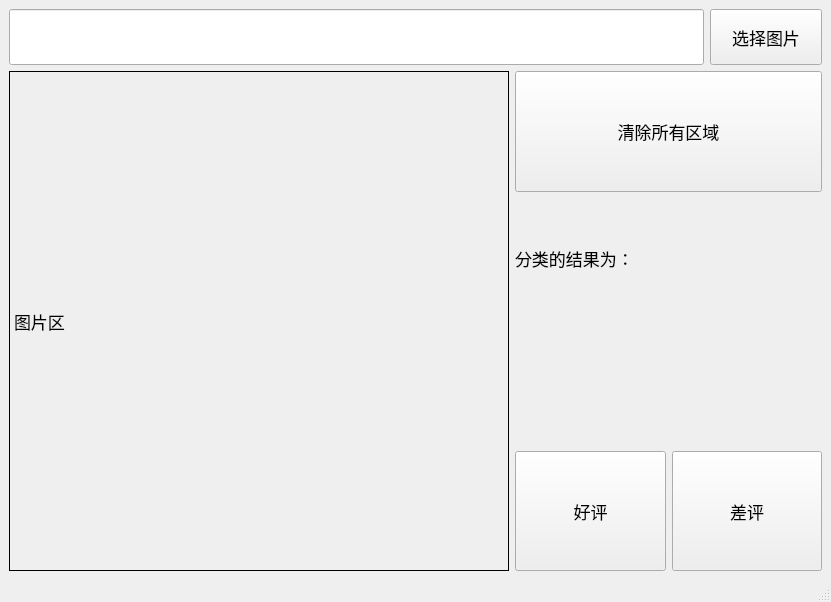
<?xml version="1.0" encoding="UTF-8"?>
<ui version="4.0">
 <class>MainWindow</class>
 <widget class="QMainWindow" name="MainWindow">
  <property name="geometry">
   <rect>
    <x>0</x>
    <y>0</y>
    <width>831</width>
    <height>602</height>
   </rect>
  </property>
  <property name="windowTitle">
   <string>遥感图像分类</string>
  </property>
  <widget class="QWidget" name="centralwidget">
   <layout class="QVBoxLayout" name="verticalLayout_2">
    <item>
     <layout class="QHBoxLayout" name="horizontalLayout">
      <item>
       <widget class="QLineEdit" name="lineEdit">
        <property name="sizePolicy">
         <sizepolicy hsizetype="Expanding" vsizetype="MinimumExpanding">
          <horstretch>0</horstretch>
          <verstretch>0</verstretch>
         </sizepolicy>
        </property>
        <property name="maximumSize">
         <size>
          <width>16777215</width>
          <height>100</height>
         </size>
        </property>
        <property name="font">
         <font>
          <family>Adobe Devanagari</family>
          <pointsize>13</pointsize>
         </font>
        </property>
        <property name="readOnly">
         <bool>true</bool>
        </property>
       </widget>
      </item>
      <item>
       <widget class="QPushButton" name="pushButton">
        <property name="sizePolicy">
         <sizepolicy hsizetype="Minimum" vsizetype="Expanding">
          <horstretch>0</horstretch>
          <verstretch>0</verstretch>
         </sizepolicy>
        </property>
        <property name="maximumSize">
         <size>
          <width>16777215</width>
          <height>100</height>
         </size>
        </property>
        <property name="font">
         <font>
          <family>Adobe Devanagari</family>
          <pointsize>13</pointsize>
         </font>
        </property>
        <property name="text">
         <string>    选择图片    </string>
        </property>
       </widget>
      </item>
     </layout>
    </item>
    <item>
     <layout class="QHBoxLayout" name="horizontalLayout_3">
      <item>
       <widget class="QLabel" name="label">
        <property name="minimumSize">
         <size>
          <width>500</width>
          <height>500</height>
         </size>
        </property>
        <property name="font">
         <font>
          <family>Adobe Devanagari</family>
          <pointsize>13</pointsize>
         </font>
        </property>
        <property name="styleSheet">
         <string notr="true">border-width:1px; border-style:solid; border-color:rgb(0, 0, 0);
                  </string>
        </property>
        <property name="frameShadow">
         <enum>QFrame::Raised</enum>
        </property>
        <property name="midLineWidth">
         <number>1</number>
        </property>
        <property name="text">
         <string>图片区</string>
        </property>
       </widget>
      </item>
      <item>
       <layout class="QVBoxLayout" name="verticalLayout">
        <item>
         <widget class="QPushButton" name="pushButton_2">
          <property name="sizePolicy">
           <sizepolicy hsizetype="Minimum" vsizetype="Ignored">
            <horstretch>0</horstretch>
            <verstretch>0</verstretch>
           </sizepolicy>
          </property>
          <property name="font">
           <font>
            <family>Adobe Devanagari</family>
            <pointsize>13</pointsize>
           </font>
          </property>
          <property name="text">
           <string>清除所有区域</string>
          </property>
         </widget>
        </item>
        <item>
         <widget class="QLabel" name="label_2">
          <property name="font">
           <font>
            <pointsize>13</pointsize>
           </font>
          </property>
          <property name="text">
           <string>分类的结果为：</string>
          </property>
         </widget>
        </item>
        <item>
         <widget class="QLabel" name="label_3">
          <property name="font">
           <font>
            <family>Adobe Devanagari</family>
            <pointsize>13</pointsize>
           </font>
          </property>
          <property name="text">
           <string/>
          </property>
         </widget>
        </item>
        <item>
         <layout class="QHBoxLayout" name="horizontalLayout_2">
          <item>
           <widget class="QPushButton" name="pushButton_3">
            <property name="sizePolicy">
             <sizepolicy hsizetype="Minimum" vsizetype="Ignored">
              <horstretch>0</horstretch>
              <verstretch>0</verstretch>
             </sizepolicy>
            </property>
            <property name="font">
             <font>
              <family>Adobe Devanagari</family>
              <pointsize>13</pointsize>
             </font>
            </property>
            <property name="text">
             <string>好评</string>
            </property>
           </widget>
          </item>
          <item>
           <widget class="QPushButton" name="pushButton_4">
            <property name="sizePolicy">
             <sizepolicy hsizetype="Minimum" vsizetype="Ignored">
              <horstretch>0</horstretch>
              <verstretch>0</verstretch>
             </sizepolicy>
            </property>
            <property name="font">
             <font>
              <family>Adobe Devanagari</family>
              <pointsize>13</pointsize>
             </font>
            </property>
            <property name="text">
             <string>差评</string>
            </property>
           </widget>
          </item>
         </layout>
        </item>
       </layout>
      </item>
     </layout>
    </item>
   </layout>
  </widget>
  <widget class="QStatusBar" name="statusbar"/>
 </widget>
 <resources/>
 <connections/>
</ui>
